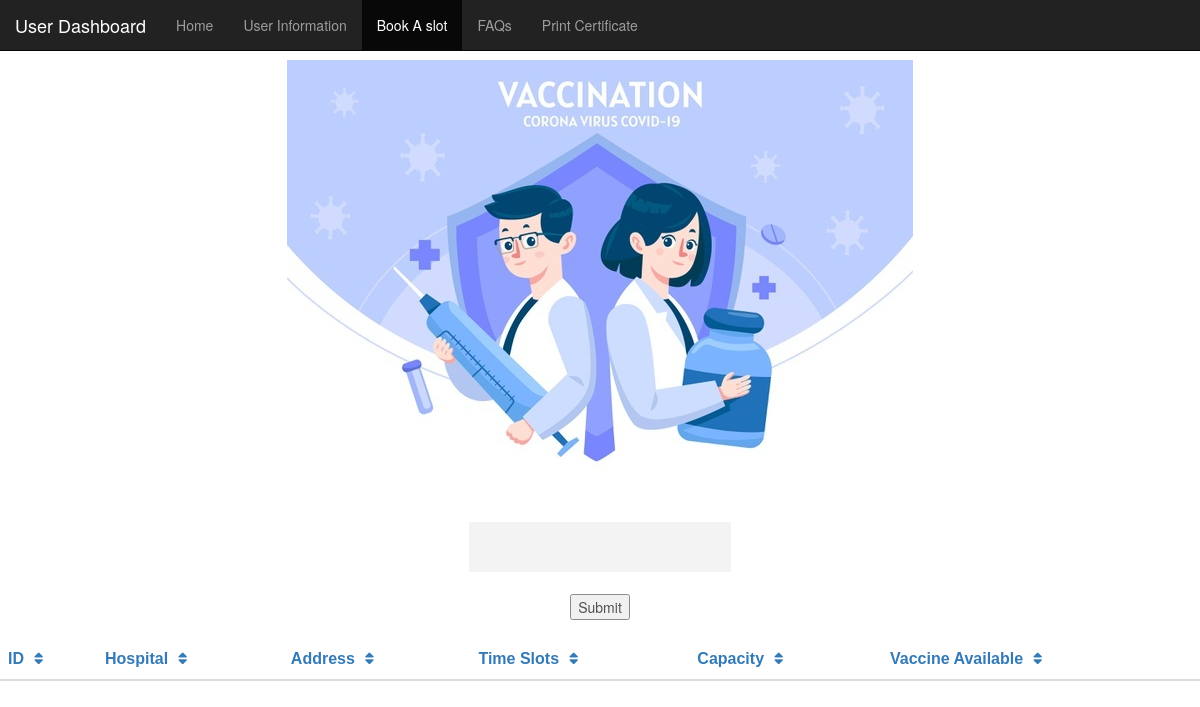
/User/bookSlot.php, run on an earlier commit of the app's database.
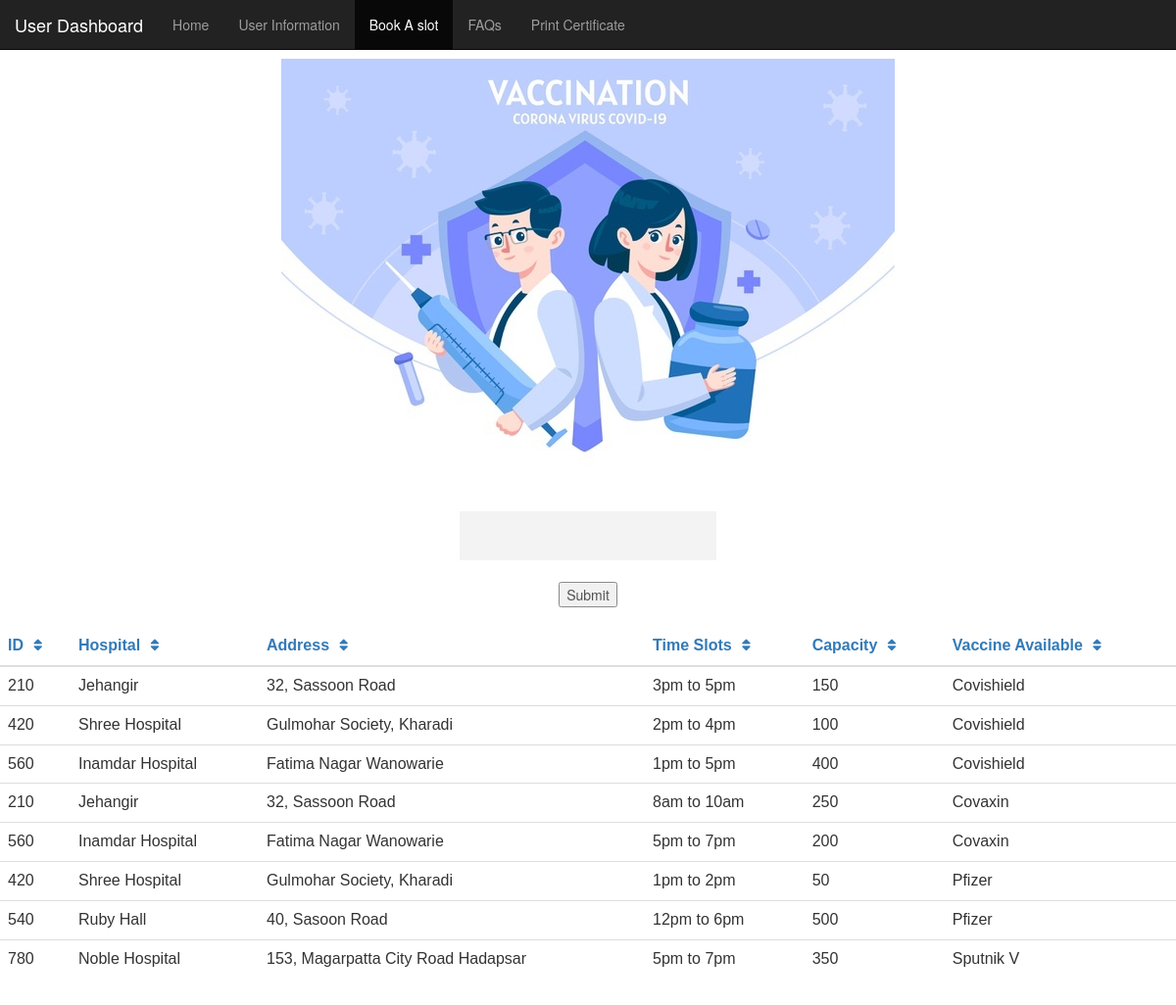
And on a later commit of the database.
### tables this page shows
create table Hospital_vacc (
    h_id int(10),
    age_criteria varchar(20) not null,
    time_slots varchar(20) not null,
    capacity int(5) not null,
    vac_id int(10),
    primary key(h_id, age_criteria)
);

create table Hospital(
    h_id int(10) primary key,
    h_name varchar(20) not null,
    address varchar(40) not null
);

create table Vaccines(
    vac_id int(10) primary key,
    type varchar(20) not null
);

### User/bookSlot.php (the view, shortened to what this page needs)
<!DOCTYPE html>
<html>
    <head>
        <link rel="stylesheet" href="https://maxcdn.bootstrapcdn.com/bootstrap/3.3.7/css/bootstrap.min.css" >
        <link rel="stylesheet" href="https://use.fontawesome.com/releases/v5.7.0/css/all.css">
        <link rel="stylesheet" href="style.css">
    </head>
    <body>
      <nav class="navbar navbar-inverse navbar-fixed-top">
        <div class="container-fluid">
          <div class="navbar-header">
            <a class="navbar-brand" href="./user_dashboard.php">User Dashboard</a>
          </div>
          <ul class="nav navbar-nav">
              <li ><a href="./user_dashboard.php">Home</a></li>
              <li><a href="./userRecords.php">User Information</a></li>
              <li class="active"><a href="./bookSlot.php">Book A slot</a></li>
              <li><a href="./userFaqs.php">FAQs</a></li>
              <li><a href="./certificate.php">Print Certificate</a></li>
          </ul>
        </div>
      </nav>
      <center>
          <br>
          <br>
          <br>
          <img src="./vacc.jpg" alt="alt text">
          <br>
          <br>
          <br>
          <div class="contain">
            <form class="navbar-search">
                <center>
                    <ul class="nav navbar-nav">
                       <form action=""  method="POST">
                        <input type="text" name="search">
                        <input type="submit" name="submit">
                        </form>
                      </ul>
                  </center>
            </form>
          </div>
          <br>
          <table class="table table-hover">
            <thead>
              <tr>
                  <th scope="col"><a href="?sort=id">ID<i class="fa fa-sort" style="font-size:15px"></i></a></th>
                  <th scope="col"><a href="?sort=hospital">Hospital<i class="fa fa-sort" style="font-size:15px"></i></a></th>
                  <th scope="col"><a href="?sort=address">Address<i class="fa fa-sort" style="font-size:15px"></i></a></th>
                  <th scope="col"><a href="?sort=time">Time Slots<i class="fa fa-sort" style="font-size:15px"></i></a></th>
                  <th scope="col"><a href="?sort=capacity">Capacity<i class="fa fa-sort" style="font-size:15px"></i></a></th>
                  <th scope="col"><a href="?sort=av">Vaccine Available<i class="fa fa-sort" style="font-size:15px"></i></a></th>
              </tr>
            </thead>
            <tbody>
            <?php
               $servern = "localhost";
               $usern = "root";
               $passw = "";
               $dbn = "vaccinations";
               $con=new mysqli($servern,$usern,$passw,$dbn);
               $search_value=filter_input(INPUT_GET, 'search');
            if (filter_input(INPUT_GET, 'sort') == 'id')
            {
                $sql1 = "SELECT hospital.h_id,hospital.h_name,hospital.address,hospital_vacc.time_slots,hospital_vacc.capacity,vaccines.type FROM hospital JOIN hospital_vacc ON hospital.h_id=hospital_vacc.h_id JOIN vaccines ON vaccines.vac_id=hospital_vacc.vac_id ORDER BY hospital.h_id";
                $res = $con->query($sql1);
                while($row = $res->fetch_assoc()) {
                echo "<tr>";
                echo "<td>" . $row['h_id'] . "</td>";
                echo "<td>" . $row['h_name'] . "</td>";
                echo "<td>" . $row['address'] . "</td>";
                echo "<td>" . $row['time_slots'] . "</td>";
                echo "<td>" . $row['capacity'] . "</td>";
                echo "<td>" . $row['type'] . "</td>";
                echo "</tr>";
            }
            }
            else{
              $sql = "SELECT hospital.h_id,hospital.h_name,hospital.address,hospital_vacc.time_slots,hospital_vacc.capacity,vaccines.type FROM hospital JOIN hospital_vacc ON hospital.h_id=hospital_vacc.h_id JOIN vaccines ON vaccines.vac_id=hospital_vacc.vac_id where hospital.h_name like '%$search_value%' or hospital.address like '%$search_value%' or hospital_vacc.time_slots like '%$search_value%' or hospital_vacc.capacity like '%$search_value%' or vaccines.type like '%$search_value%';";
              $res= $con->query($sql) or die($con->error);
              while($row = $res->fetch_assoc()) {
              echo "<tr>";
              echo "<td>" . $row['h_id'] . "</td>";
              echo "<td>" . $row['h_name'] . "</td>";
              echo "<td>" . $row['address'] . "</td>";
              echo "<td>" . $row['time_slots'] . "</td>";
              echo "<td>" . $row['capacity'] . "</td>";
              echo "<td>" . $row['type'] . "</td>";
              echo "</tr>";
                  }
                }
                    ?>
            </tbody>
          </table>
          <br>
          <br>
      </center>
      </body>
</html>

### User/style.css (style rules this page uses)
body, html { height: 100%; }
* { box-sizing: border-box; }
form { opacity: 0.85; }
input[type=text], input[type=password], input[type=number] { width: 100%; padding: 15px; margin: 5px 0 22px 0; border: none; background: #f1f1f1; }
table { font-size: medium; font-family: Arial, Helvetica, sans-serif; align-items: center; }
.contain { display: flex; justify-content: center; }
i { padding-left: 10px; }

What changed in the data, as far as the page shows it:
added hospital_vacc: h.h_id "210", h.h_name "Jehangir", h.address "32, Sassoon Road", time_slots "3pm to 5pm", capacity "150", vac.type "Covishield"
added hospital_vacc: h.h_id "420", h.h_name "Shree Hospital", h.address "Gulmohar Society, Kharadi", time_slots "2pm to 4pm", capacity "100", vac.type "Covishield"
added hospital_vacc: h.h_id "560", h.h_name "Inamdar Hospital", h.address "Fatima Nagar Wanowarie", time_slots "1pm to 5pm", capacity "400", vac.type "Covishield"
added hospital_vacc: h.h_id "210", h.h_name "Jehangir", h.address "32, Sassoon Road", time_slots "8am to 10am", capacity "250", vac.type "Covaxin"
added hospital_vacc: h.h_id "560", h.h_name "Inamdar Hospital", h.address "Fatima Nagar Wanowarie", time_slots "5pm to 7pm", capacity "200", vac.type "Covaxin"
added hospital_vacc: h.h_id "420", h.h_name "Shree Hospital", h.address "Gulmohar Society, Kharadi", time_slots "1pm to 2pm", capacity "50", vac.type "Pfizer"
added hospital_vacc: h.h_id "540", h.h_name "Ruby Hall", h.address "40, Sasoon Road", time_slots "12pm to 6pm", capacity "500", vac.type "Pfizer"
added hospital_vacc: h.h_id "780", h.h_name "Noble Hospital", h.address "153, Magarpatta City Road Hadapsar", time_slots "5pm to 7pm", capacity "350", vac.type "Sputnik V"
